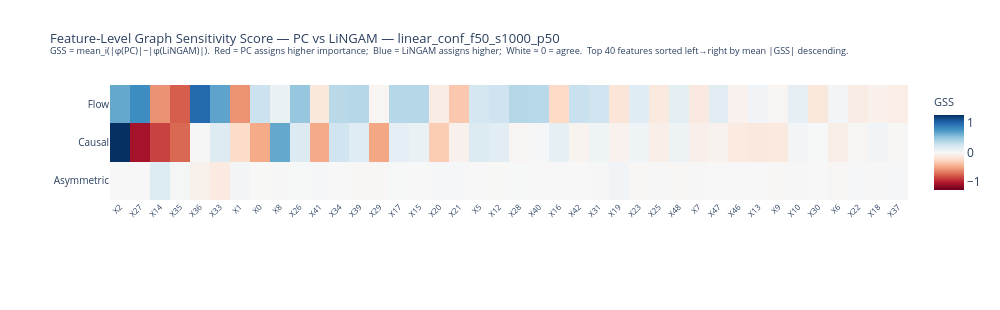
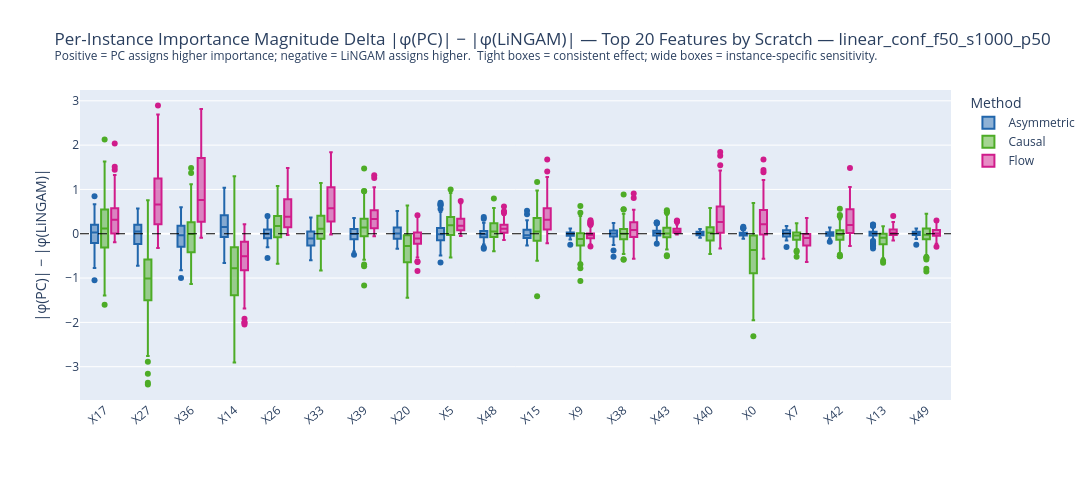

Write notebook code for charts like these, in order.
### Markdown cell above
## 10.2 — Graph Sensitivity Score (GSS)

The **Graph Sensitivity Score** measures how much the choice of causal discovery algorithm (PC vs LiNGAM) changes the **importance magnitude** assigned to each feature. It operates on absolute Shapley values so that sign flips that preserve magnitude do not inflate the score:

$$
\text{GSS}(m, f) = \frac{\displaystyle\frac{1}{n}\sum_{i=1}^{n}\Bigl|\,|\varphi^{(m,\,\text{PC})}_{i,f}| - |\varphi^{(m,\,\text{LiNGAM})}_{i,f}|\,\Bigr|}{\displaystyle\max_{m'}\;\frac{1}{n}\sum_{i=1}^{n}\Bigl|\,|\varphi^{(m',\,\text{PC})}_{i,f}| - |\varphi^{(m',\,\text{LiNGAM})}_{i,f}|\,\Bigr|}
$$

where $m$ is the causal Shapley method (Asymmetric, Causal, Flow), $f$ is a feature, $n$ is the number of instances, and $\varphi^{(m,\,g)}_{i,f}$ is the Shapley value of feature $f$ for instance $i$ under method $m$ with graph $g$.

The denominator is the **per-feature maximum** of this magnitude difference across methods, bounding **GSS $\in [0,\,1]$** for every feature:

- **GSS = 0** — both graphs assign the same importance magnitude (the feature matters equally under PC and LiNGAM).
- **GSS = 1** — this method shows the largest importance-magnitude shift for this feature across all methods.

This normalisation answers: *"relative to the most sensitive method, how much does graph choice change the importance of feature $f$ for method $m$?"* A method with low mean GSS is **robust** to which causal discovery algorithm was used.

### Code cell
"""
10.2 — Graph Sensitivity Score (GSS): PC vs LiNGAM

Uses the full pre-computed shap_data (all n_shap instances).
Shows:
  A) Feature-level GSS heatmap  — which features are most sensitive to graph choice?
  B) Per-instance magnitude delta box plots — top features by Scratch importance
  C) Method-level GSS summary table

GSS(method, feature) = mean_i ( |φ(PC,i,f)| - |φ(LiNGAM,i,f)| )

No outer absolute, no normalisation — the sign encodes direction:
→ GSS > 0 : PC assigns higher mean absolute importance for this feature.
→ GSS < 0 : LiNGAM assigns higher mean absolute importance for this feature.
→ GSS ≈ 0 : both graphs agree on magnitude for this feature.
Averaging over features gives the overall directional bias of a method.
"""

CAUSAL_METHOD_PAIRS = [
    ("Asymmetric", "Asymmetric (PC)",  "Asymmetric (LiNGAM)"),
    ("Causal",     "Causal (PC)",      "Causal (LiNGAM)"),
    ("Flow",       "Flow (PC)",        "Flow (LiNGAM)"),
]

# ── Compute signed magnitude delta ──────────────────────────────────────────
# |φ(PC)| - |φ(LiNGAM)| per instance, then averaged over instances
feat_delta = {}
gss_feat   = {}
for label, pc_key, lingam_key in CAUSAL_METHOD_PAIRS:
    if pc_key not in shap_data or lingam_key not in shap_data:
        continue
    abs_pc     = np.abs(shap_data[pc_key])               # (n_inst, n_feat)
    abs_lingam = np.abs(shap_data[lingam_key])           # (n_inst, n_feat)
    feat_delta[label] = abs_pc - abs_lingam              # signed per-instance delta
    gss_feat[label]   = feat_delta[label].mean(axis=0)   # signed mean per feature

for label in ["Asymmetric", "Causal", "Flow"]:
    if label not in gss_feat:
        continue
    g = gss_feat[label]
    print(f"{label}: mean GSS = {np.mean(g):.4f}  "
          f"min GSS = {np.min(g):.4f}  max GSS = {np.max(g):.4f}")

# ── A: Feature-level GSS heatmap (methods = rows, features = cols) ─────────────
gss_matrix = np.stack([gss_feat[m] for m in ["Asymmetric","Causal","Flow"]], axis=1)
# sort features by mean |GSS| descending → highest-magnitude disagreement on the left
feat_order     = np.argsort(np.abs(gss_matrix).mean(axis=1))[::-1]
top_feats_gss  = min(40, len(feature_names))
feat_order_top = feat_order[:top_feats_gss]

METHOD_LABELS = ["Asymmetric", "Causal", "Flow"]
# Transpose so z shape is (n_methods, n_feats) → methods on y, features on x
gss_z_T   = gss_matrix[feat_order_top].T   # (3, top_feats_gss)
abs_max   = float(np.nanmax(np.abs(gss_matrix)))

fig_gss_hmap = go.Figure(go.Heatmap(
    z          = gss_z_T,
    y          = METHOD_LABELS,
    x          = [feature_names[i] for i in feat_order_top],
    colorscale = "RdBu",
    zmid=0,
    zmin=-abs_max, zmax=abs_max,
    colorbar=dict(
        title=dict(text="GSS", font=dict(size=11)),
    ),
    hovertemplate="<b>%{y}</b> — %{x}<br>GSS = %{z:.4f}<extra></extra>",
))
fig_gss_hmap.update_layout(
    title=dict(
        text=(
            f"Feature-Level Graph Sensitivity Score — PC vs LiNGAM — {DATASET}<br>"
            f"<sup>GSS = mean_i(|φ(PC)|−|φ(LiNGAM)|).  "
            f"Red = PC assigns higher importance;  Blue = LiNGAM assigns higher;  White ≈ 0 = agree.  "
            f"Top {top_feats_gss} features sorted left→right by mean |GSS| descending.</sup>"
        ),
        font=dict(size=13),
    ),
    height=310,
    width=max(800, 20 * top_feats_gss + 200),
    xaxis=dict(tickfont=dict(size=8), tickangle=-45, side="bottom"),
    yaxis=dict(tickfont=dict(size=10)),
    margin=dict(l=110, r=80, t=85, b=110),
)
fig_gss_hmap.show()

# ── B: Per-instance magnitude delta — Scratch top-N features ─────────────────
# |φ(PC)| - |φ(LiNGAM)| per instance: positive = PC assigns higher importance
fig_delta_rows = []
for label, _, _ in CAUSAL_METHOD_PAIRS:
    if label not in feat_delta:
        continue
    for fi in scratch_rank:          # ← scratch_rank from Section 4
        for v in feat_delta[label][:, fi]:
            fig_delta_rows.append(dict(Feature=feature_names[fi], Method=label, Delta=float(v)))

df_delta = pd.DataFrame(fig_delta_rows)
df_delta["Feature"] = pd.Categorical(
    df_delta["Feature"],
    categories=[feature_names[i] for i in scratch_rank], ordered=True
)

fig_delta = px.box(
    df_delta,
    x="Feature", y="Delta", color="Method",
    color_discrete_map={
        "Asymmetric": METHOD_COLORS["Asymmetric"],
        "Causal":     METHOD_COLORS["Causal"],
        "Flow":       METHOD_COLORS["ShapleyFlow"],
    },
    points="outliers",
    title=(
        f"Per-Instance Importance Magnitude Delta |φ(PC)| − |φ(LiNGAM)| — "
        f"Top {N_TOP_FEATURES} Features by Scratch — {DATASET}<br>"
        f"<sup>Positive = PC assigns higher importance; negative = LiNGAM assigns higher.  "
        f"Tight boxes = consistent effect; wide boxes = instance-specific sensitivity.</sup>"
    ),
    labels={"Delta": "|φ(PC)| − |φ(LiNGAM)|", "Feature": ""},
    height=480, width=1300,
)
fig_delta.add_hline(y=0, line=dict(color="black", width=1, dash="dash"))
fig_delta.update_layout(xaxis_tickangle=-40, legend_title_text="Method", margin=dict(t=90, b=80))
fig_delta.show()

# ── C: Method-level GSS summary ───────────────────────────────────────────────
print(f"\n{'Method':<15}  {'Mean GSS':>10}  {'Median GSS':>11}  {'Max |GSS|':>10}  "
      f"{'Feat |GSS|>0.5':>14}  {'Feat |GSS|>0.1':>14}")
print("─" * 85)
for label in ["Asymmetric", "Causal", "Flow"]:
    if label not in gss_feat:
        continue
    g = gss_feat[label]
    print(f"  {label:<13}  {np.mean(g):>10.4f}  {np.median(g):>11.4f}  "
          f"{np.max(np.abs(g)):>10.4f}  {(np.abs(g)>0.5).sum():>14d}  {(np.abs(g)>0.1).sum():>14d}")

### Figure 1 — Plotly figure (JSON) as saved in the notebook; plotly's stock layout.template omitted (floating-point values rounded to 4 significant figures)
{"data": [{"colorbar": {"title": {"font": {"size": 11}, "text": "GSS"}}, "colorscale": [[0, "rgb(103,0,31)"], [0.1, "rgb(178,24,43)"], [0.2, "rgb(214,96,77)"], [0.3, "rgb(244,165,130)"], [0.4, "rgb(253,219,199)"], [0.5, "rgb(247,247,247)"], [0.6, "rgb(209,229,240)"], [0.7, "rgb(146,197,222)"], [0.8, "rgb(67,147,195)"], [0.9, "rgb(33,102,172)"], [1, "rgb(5,48,97)"]], "hovertemplate": "<b>%{y}</b> — %{x}<br>GSS = %{z:.4f}<extra></extra>", "type": "heatmap", "x": ["X2", "X27", "X14", "X35", "X36", "X33", "X1", "X0", "X8", "X26", "X41", "X34", "X39", "X29", "X17", "X15", "X20", "X21", "X5", "X12", "X28", "X40", "X16", "X42", "X31", "X19", "X23", "X25", "X48", "X7", "X47", "X46", "X13", "X9", "X10", "X30", "X6", "X22", "X18", "X37"], "y": ["Asymmetric", "Causal", "Flow"], "z": [[-0.001264, -0.002233, 0.1739, 0.02068, -0.06126, -0.1154, 0.03296, -0.004329, -0.005571, 0.005351, 0.0113, -0.002136, -0.01032, -0.0136, 0.006674, 0.001494, 0.01683, 0.0138, 0.003066, -0.003468, 0.004092, 0.003169, -0.001009, -0.002358, -0.007404, 0.04641, -0.007947, 0.007139, -0.01064, 0.008458, -0.002532, -0.0006991, 0.0001177, -0.01075, -0.005525, -0.001335, -0.0161, 0.01445, 0.007678, 0.01305], [1.27, -1.064, -0.864, -0.7297, -0.007021, 0.1656, -0.2429, -0.4856, 0.6561, 0.1768, -0.4812, 0.2546, 0.1615, -0.4976, 0.126, 0.09002, -0.3231, -0.06001, 0.1792, 0.1422, -0.02825, 0.01578, 0.112, -0.04031, 0.06188, -0.05066, 0.05975, -0.08608, 0.06839, -0.07044, -0.04344, -0.1208, -0.1344, -0.1309, 0.03468, 0.006946, -0.08523, -0.01777, 0.04403, -0.008137], [0.6563, 0.7959, -0.5766, -0.7664, 0.992, 0.679, -0.5742, 0.2746, 0.08948, 0.4902, -0.1399, 0.3504, 0.367, -0.02472, 0.3629, 0.3646, -0.09743, -0.3453, 0.2258, 0.2603, 0.367, 0.3529, -0.2554, 0.2853, 0.2519, -0.1634, 0.156, -0.1289, 0.1334, -0.1243, 0.1471, -0.05467, 0.03954, -0.03014, 0.1167, -0.1445, 0.03538, -0.09802, -0.06412, -0.09287]], "zmax": 1.27, "zmid": 0, "zmin": -1.27}], "layout": {"height": 310, "margin": {"b": 110, "l": 110, "r": 80, "t": 85}, "title": {"font": {"size": 13}, "text": "Feature-Level Graph Sensitivity Score — PC vs LiNGAM — linear_conf_f50_s1000_p50<br><sup>GSS = mean_i(|φ(PC)|−|φ(LiNGAM)|).  Red = PC assigns higher importance;  Blue = LiNGAM assigns higher;  White ≈ 0 = agree.  Top 40 features sorted left→right by mean |GSS| descending.</sup>"}, "width": 1000, "xaxis": {"side": "bottom", "tickangle": -45, "tickfont": {"size": 8}}, "yaxis": {"tickfont": {"size": 10}}}}

### Figure 2 — Plotly figure (JSON) as saved in the notebook; plotly's stock layout.template omitted (floating-point values rounded to 4 significant figures; data arrays with more than 128 entries replaced by an {"elided": "..."} marker saying what was removed)
{"data": [{"alignmentgroup": "True", "boxpoints": "outliers", "hovertemplate": "Method=Asymmetric<br>=%{x}<br>|φ(PC)| − |φ(LiNGAM)|=%{y}<extra></extra>", "legendgroup": "Asymmetric", "marker": {"color": "#2166ac"}, "name": "Asymmetric", "notched": false, "offsetgroup": "Asymmetric", "orientation": "v", "showlegend": true, "type": "box", "x": {"elided": "2000 str values"}, "x0": " ", "xaxis": "x", "y": {"elided": "2000 float values"}, "y0": " ", "yaxis": "y"}, {"alignmentgroup": "True", "boxpoints": "outliers", "hovertemplate": "Method=Causal<br>=%{x}<br>|φ(PC)| − |φ(LiNGAM)|=%{y}<extra></extra>", "legendgroup": "Causal", "marker": {"color": "#4dac26"}, "name": "Causal", "notched": false, "offsetgroup": "Causal", "orientation": "v", "showlegend": true, "type": "box", "x": {"elided": "2000 str values"}, "x0": " ", "xaxis": "x", "y": {"elided": "2000 float values"}, "y0": " ", "yaxis": "y"}, {"alignmentgroup": "True", "boxpoints": "outliers", "hovertemplate": "Method=Flow<br>=%{x}<br>|φ(PC)| − |φ(LiNGAM)|=%{y}<extra></extra>", "legendgroup": "Flow", "marker": {"color": "#d01c8b"}, "name": "Flow", "notched": false, "offsetgroup": "Flow", "orientation": "v", "showlegend": true, "type": "box", "x": {"elided": "2000 str values"}, "x0": " ", "xaxis": "x", "y": {"elided": "2000 float values"}, "y0": " ", "yaxis": "y"}], "layout": {"boxmode": "group", "height": 480, "legend": {"title": {"text": "Method"}, "tracegroupgap": 0}, "margin": {"b": 80, "t": 90}, "shapes": [{"line": {"color": "black", "dash": "dash", "width": 1}, "type": "line", "x0": 0, "x1": 1, "xref": "x domain", "y0": 0, "y1": 0, "yref": "y"}], "title": {"text": "Per-Instance Importance Magnitude Delta |φ(PC)| − |φ(LiNGAM)| — Top 20 Features by Scratch — linear_conf_f50_s1000_p50<br><sup>Positive = PC assigns higher importance; negative = LiNGAM assigns higher.  Tight boxes = consistent effect; wide boxes = instance-specific sensitivity.</sup>"}, "width": 1300, "xaxis": {"anchor": "y", "domain": [0, 1], "tickangle": -40, "title": {"text": ""}}, "yaxis": {"anchor": "x", "domain": [0, 1], "title": {"text": "|φ(PC)| − |φ(LiNGAM)|"}}}}
